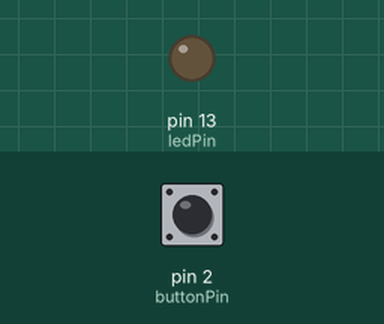
Recording of a sketch running on a simulated Arduino Uno, built with avr-gcc and run on an emulated ATmega328P. Parts: output pins drawn as LEDs (lit = HIGH). The test bench sets the inputs (shaded band); at power-on: pin 2 (buttonPin) LOW.

Above: at 1.8 s.
1.9 s: pin 2 (buttonPin) pulled HIGH for 0.6 s
At 2.4 s:
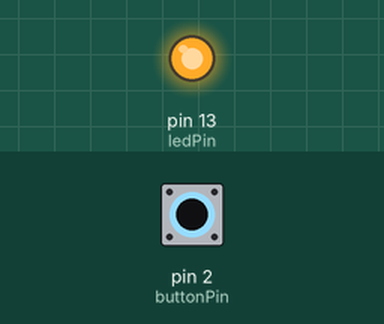
4.0 s: pin 2 (buttonPin) pulled HIGH for 3.2 s
At 8.3 s:
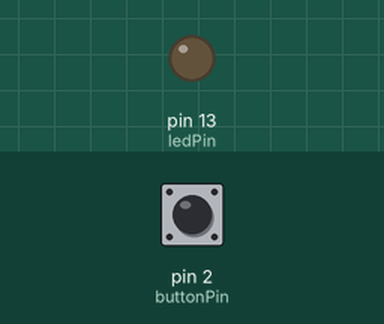
Timing chart, 0 to 9.8 s (numbered marks = the images above; inputs shaded):
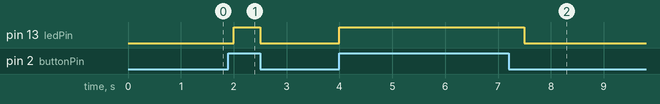

The sketch:

buttonlight_again.ino
```cpp
const int ledPin = 13;
const int buttonPin = 2;

// variables will change:
int buttonState = 0;

void setup() {
  pinMode(ledPin, OUTPUT);
  pinMode(buttonPin, INPUT);
}

void loop() {

 buttonState = digitalRead(buttonPin);

 if (buttonState == HIGH){
  digitalWrite(ledPin, HIGH);
 }
 else {
  digitalWrite(ledPin, LOW);
 }
 delay(500);
}
```

Measured:
- after the input at 1.9 s, pin 13 (ledPin): LOW → HIGH after 0.10 s, → LOW 0.50 s later
- after the input at 4.0 s, pin 13 (ledPin): LOW → HIGH at once, → LOW 3.5 s later
